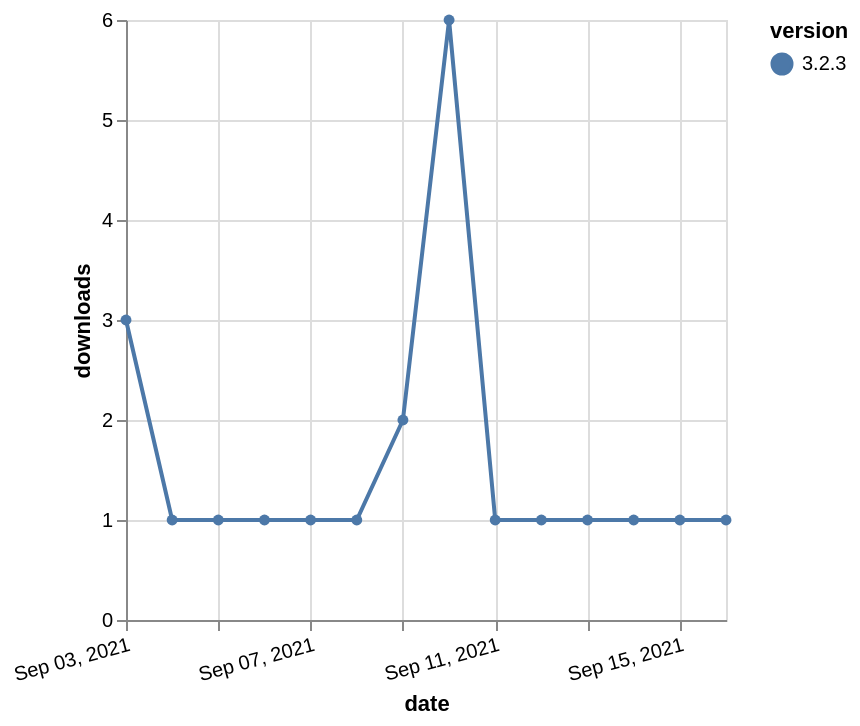

This figure's Vega-Lite source:
### Vega-Lite specification from a JSON file in a GitHub repository (floating-point values rounded to 4 significant figures)
{"$schema": "https://vega.github.io/schema/vega-lite/v5.json", "description": "A simple bar chart with embedded data.", "data": {"values": [{"date": "2021-09-03", "total": 506, "delta": 3, "version": "3.2.3"}, {"date": "2021-09-04", "total": 507, "delta": 1, "version": "3.2.3"}, {"date": "2021-09-05", "total": 508, "delta": 1, "version": "3.2.3"}, {"date": "2021-09-06", "total": 509, "delta": 1, "version": "3.2.3"}, {"date": "2021-09-07", "total": 510, "delta": 1, "version": "3.2.3"}, {"date": "2021-09-08", "total": 511, "delta": 1, "version": "3.2.3"}, {"date": "2021-09-09", "total": 513, "delta": 2, "version": "3.2.3"}, {"date": "2021-09-10", "total": 519, "delta": 6, "version": "3.2.3"}, {"date": "2021-09-11", "total": 520, "delta": 1, "version": "3.2.3"}, {"date": "2021-09-12", "total": 521, "delta": 1, "version": "3.2.3"}, {"date": "2021-09-13", "total": 522, "delta": 1, "version": "3.2.3"}, {"date": "2021-09-14", "total": 523, "delta": 1, "version": "3.2.3"}, {"date": "2021-09-15", "total": 524, "delta": 1, "version": "3.2.3"}, {"date": "2021-09-16", "total": 525, "delta": 1, "version": "3.2.3"}]}, "width": "container", "mark": {"type": "line", "point": {"filled": true}}, "encoding": {"x": {"field": "date", "type": "temporal", "timeUnit": "yearmonthdate", "title": "date", "axis": {"labelAngle": -15}}, "y": {"field": "delta", "type": "quantitative", "title": "downloads"}, "color": {"field": "version", "type": "nominal"}, "tooltip": {"field": "delta"}}}
